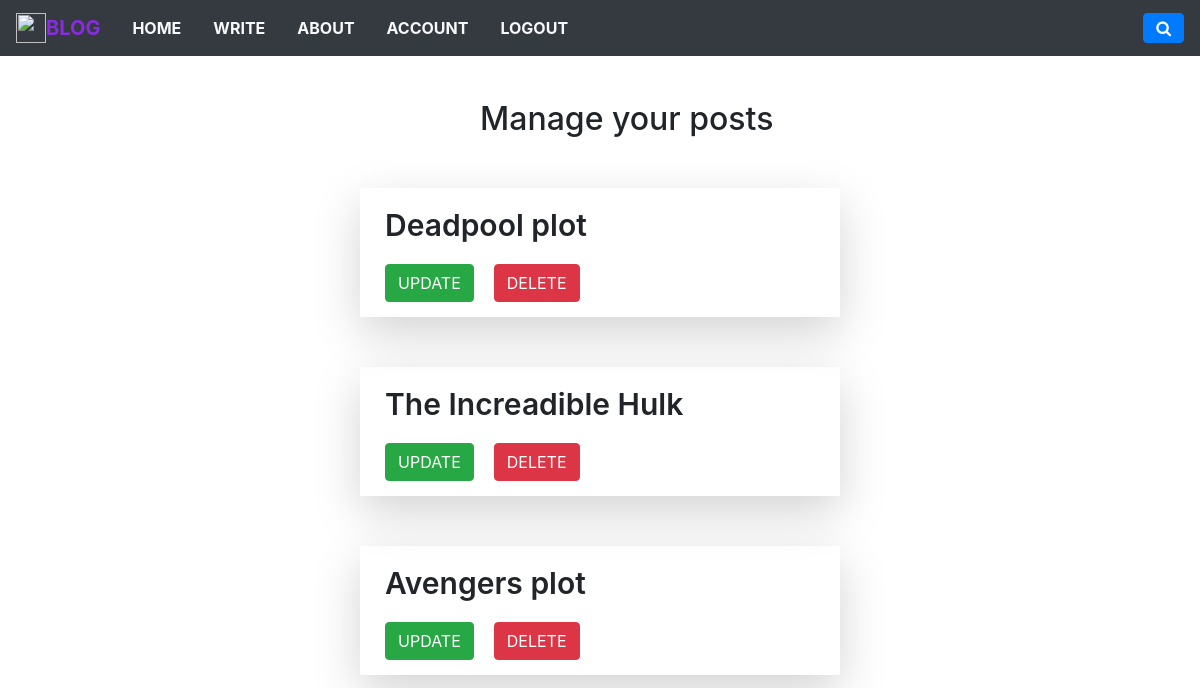
Page /account/ (signed in) on the earlier database version.
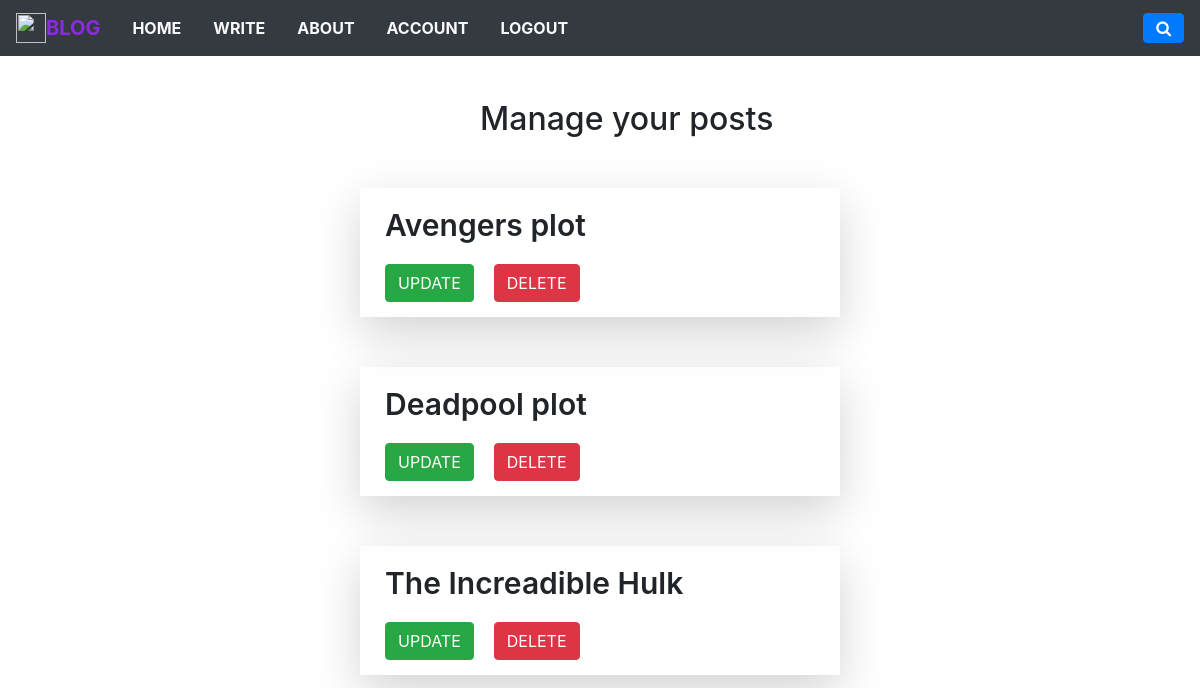
Same page on the later database version.
### posts/models.py (models this page shows, shortened)
class Post(models.Model):
    title = models.CharField(max_length=200)
    content = models.TextField()
    thumbnail = models.ImageField(upload_to='thumbnail')
    publish_date = models.DateTimeField(default=timezone.now)
    last_updated = models.DateTimeField(auto_now=True)
    author = models.ForeignKey(Author, on_delete=models.CASCADE)
    description = models.CharField(max_length=300, blank=True)
    tags = TaggableManager()
    def __str__(self):
        return str(self.title)

### posts/views.py (the view)
# urls.py: path('account/', views.account, name='account'),
def account(request):
    ind = User.objects.get(username=request.user).id
    posts = Post.objects.filter(author=Author.objects.get(
        id=ind)).order_by('-last_updated')
    print(posts)
    return render(request, 'posts/account.html', {'posts': posts})

### posts/templates/posts/account.html
{% extends 'base.html' %} {% load static %} {% block head_css_site %}
<link href="{% static 'css/account.css' %}" rel="stylesheet" type="text/css"> {% endblock head_css_site %}{% block content %}{% load crispy_forms_tags %}
<h2 style="margin-top: 100px;">Manage your posts</h2>
<div>
    {% if posts %} {% for post in posts %}
    <div class="user-posts shadow-lg">
        <p>{{ post.title }}</p>
        <div class="buttons">
            <form action="update_post/{{ post.id }}/" action="post">
                <button type="submit" class="btn btn-success">UPDATE</button>
            </form>
            <form action="delete_post/{{ post.id }}/" action="post">
                <button type="submit" class="btn btn-danger">DELETE</button>
            </form>
        </div>
    </div>
    {% endfor %} {% else %}
    <h4 style="margin-left: 43%; color: red;">No posts to show</h4>
    {% endif %}
</div>
{% endblock %}

Differences in the rows shown:
changed Post "Avengers plot": moves up the list
